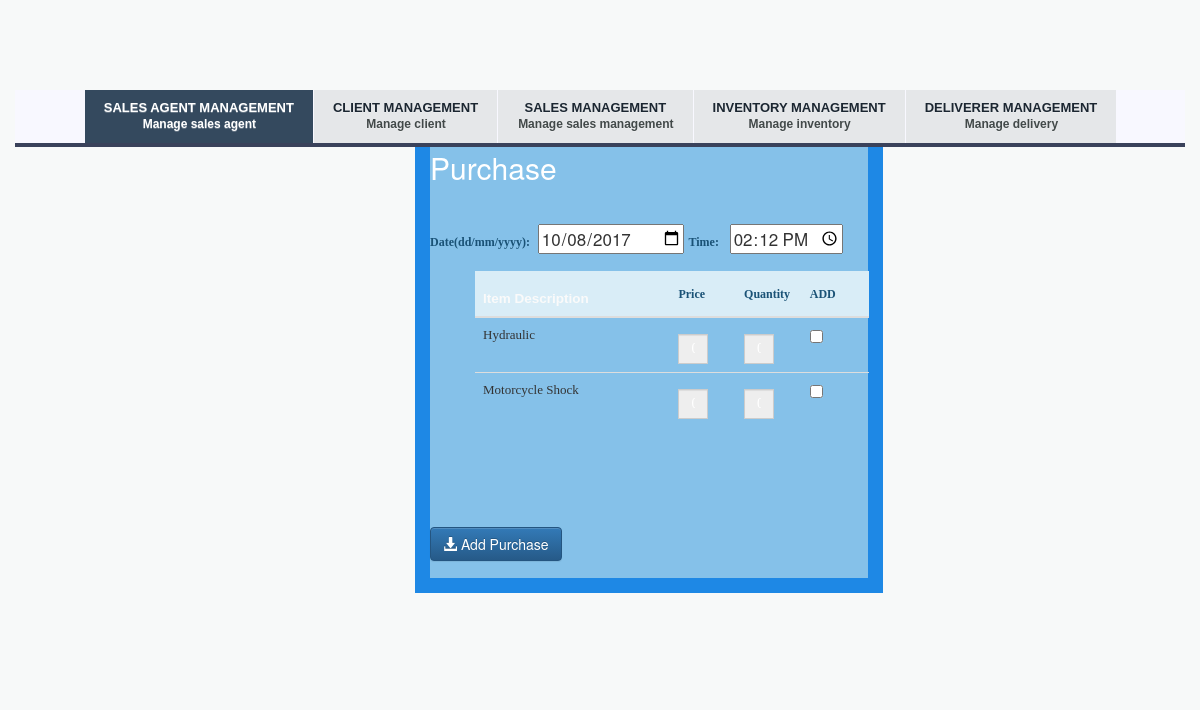
The app's page /knoxville/addPurchase/21, older data.
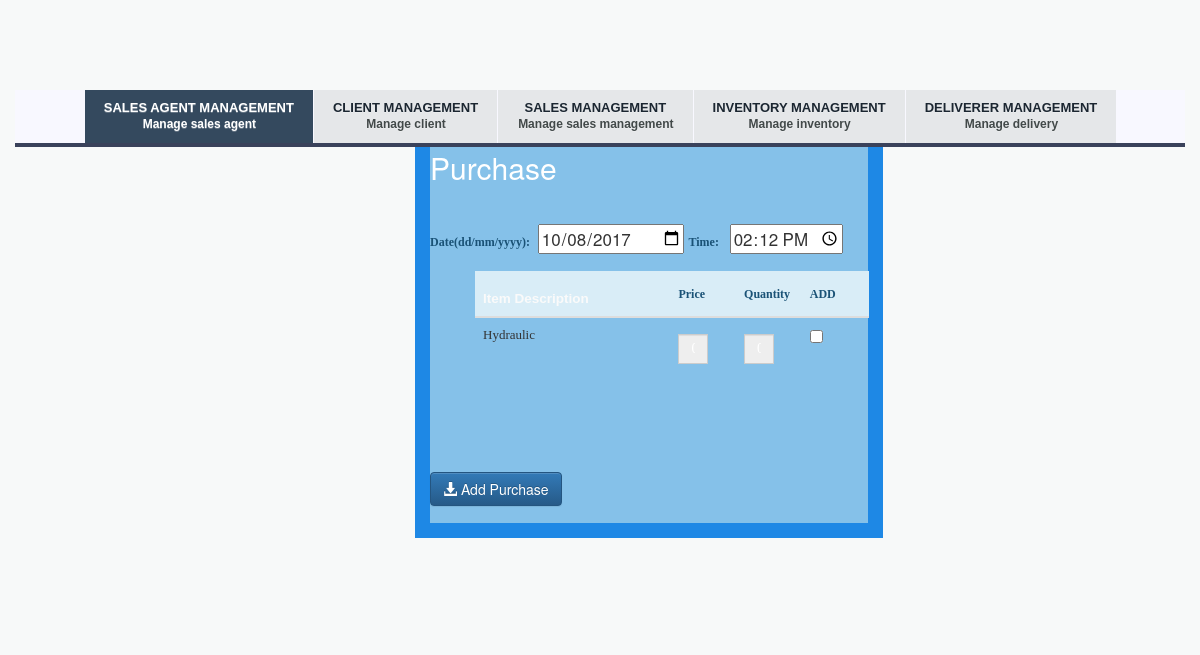
The same page, newer data.
### tables this page shows
CREATE TABLE `item` (
  `itemID` int(11) NOT NULL,
  `item_desc` varchar(30) NOT NULL,
  `stocks` int(11) NOT NULL DEFAULT '0'
);

### application/controllers/knoxville.php (called while the page is built, shortened)
<?php
class Knoxville extends CI_Controller {
    public function __construct(){
        $this->load->model('client_model','Client');
        $this->load->model('sales_agent_model','SalesAgent');
		$this->load->model('order_model','Order');
		$this->load->model('item_model','Item');
		$this->load->model('transaction_model','Transaction');
		$this->load->model('deliverer_model','Deliverer');
		$this->load->model('shipment_model','Shipment');
    }
	public function addPurchase($orderID){
		$data['orderID']=$orderID;
		$header_data['title'] = "Purchase";
		$condition = array('orderID'=>$orderID);
		$TransRec = $this->Transaction->read($condition);
		$data['trans'] = $TransRec;
		$condition = '(orderID = "'.$orderID.'" and status = "Quoted")';
		$QRec = $this->Transaction->read($condition);
		$data['Qrec'] = $QRec;
		$itemsRec = $this->Item->read();
		$data['items'] = $itemsRec;
		 $this->load->view('include/header',$header_data);
		 $this->load->view('add_purchase',$data);
	}
}

### index.php (called while the page is built, shortened)
<?php
require_once BASEPATH.'core/CodeIgniter.php';

### application/models/item_model.php (called while the page is built, shortened)
<?php
class Item_model extends CI_Model {
    private $table = 'item';
    function read($condition=null){
        $this->db->select('*');
        $this->db->from($this->table);
        $query = $this->db->get();
        if($query->num_rows()>0)
            return $query->result_array();
        else
            return false;
    }
}
?>

### application/views/add_purchase.php (the view, shortened to what this page needs)
<html>
<body>
	<div class="cntr">
	<p class="boxhead">Purchase</p> <br />
	<?php echo form_open('knoxville/addPurchase/'.$orderID.'','id="purchase"');
	?>
	<div class="form-group">
		<label class="date-label" for="date">Date(dd/mm/yyyy):&nbsp; </label>
 		<input type="date" name="date" value="<?php echo date('Y-m-d'); ?>" />
 		<label class="date-label" for="date">Time: &nbsp;</label>
		<input type="time" name="time" value="<?php date_default_timezone_set('Asia/Manila'); echo  date("H:i"); ?>"/>
    </div>
	<table class="table">
                <thead>
                    <tr id="trHead">
						<th class="info">Item Description</th>
						<th class="info">
						<label for="price">Price</label></th>
						<th class="info">
						<label for="quantity">Quantity</label></th>
						<th class="info">
						<label for="itemList[]">ADD</th>
					</tr></thead>
        <tbody>
            <?php
				$counter = 0;
				foreach($items as $i){
				$counter++;
				$x=0;
					foreach($trans as $c)
					{
						if ($c['itemID'] == $i['itemID'])
						$x++;
					}
					if($x==0){
					echo '<tr><td>'.$i['item_desc'].'</td>
						<td class="col-sm-2">
							<input type="price" class="form-control" id="price'.$counter.'" value="0" name="price[]" disabled />
						</td>
						<td class="col-sm-2">
							<input type="quantity" class="form-control" id="quantity'.$counter.'"  name="quantity[]" value="0" disabled />
						</td>
						<td><input type="checkbox" name="itemList[]" id="items'.$counter.'" value="'.$i['itemID'].'" onClick="toggle2('."'items".$counter."'".', '."'price".$counter."'".', '."'quantity".$counter."'".')"/></td>
						';
						}
                }
            ?>
    </tbody>
   </table>
	<button class="btn btn-primary btn-md" type="submit">
		<span class="glyphicon glyphicon-download-alt"> </span> Add Purchase
	</button>
	</form>
	</div>
</body>
</html>

Row changes from the older to the newer data that the page shows:
no longer on this page (row edited): item: item_desc "Motorcycle Shock"
